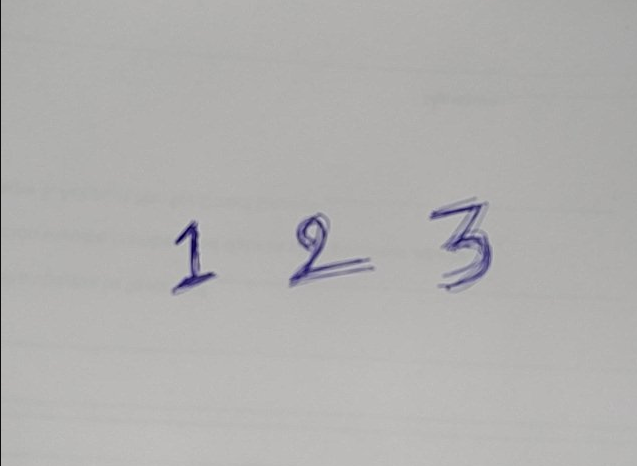
#> input picture Lecture5/image.png, 637 x 466 px
$ jupyter execute --allow-errors Digit_recognization.ipynb   (shell and % lines are left out)   (Python 2 division)
#> lines starting #> are read from the running program, lines starting #| are printed output that depends on the picture; after the words box and inside, x2 and y2 are one past the last pixel; in counts of white or black regions, pixels touching at a corner belong together
[cell 1]
import numpy as np
import cv2
import skimage.io as io
import matplotlib.pyplot as plt
import torch
import pandas as pd
from torch.autograd import Variable
import torch.nn.functional as F
from torch import nn

[cell 2]
im = io.imread('./image.png')
#> im is the input picture: shape (466, 637, 4); mean R, G, B, A 177.3, 176.4, 175.2, 255
print im.shape
#| (466, 637, 4)
num=np.array(im)
print im.shape
#| (466, 637, 4)

plt.imshow(im)

[cell 3]
img = cv2.GaussianBlur(im, (5, 5), 100)
gray = cv2.cvtColor(img, cv2.COLOR_BGR2GRAY)
#sv=cv2.cvtColor(img, cv2.COLOR_BGR2HSV)
plt.figure(0)
plt.imshow(img)

[cell 4]
th = 255 - cv2.adaptiveThreshold(gray, 255, cv2.ADAPTIVE_THRESH_GAUSSIAN_C, cv2.THRESH_BINARY, 11, 2)
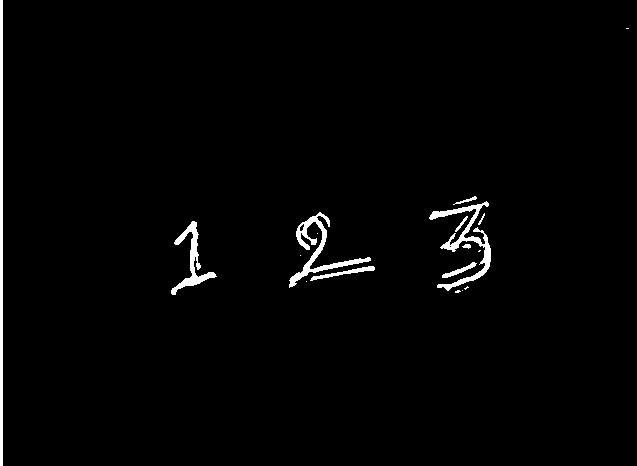
#> th: shape (466, 637); 1.7% white; 18 white regions (8 under 20 px), largest, box (x1, y1, x2, y2) and area: (0, 0, 3, 466) 1398, (429, 201, 491, 291) 1195, (289, 212, 371, 288) 1087
#plt.imshow(th, cmap='gray')

[cell 5]
kim = th.copy()
#plt.imshow(kim,cmap='gray')

[cell 6]
kernel = np.ones((3, 3)) / 9.0
print kernel

a = cv2.dilate(kim, kernel, iterations=1)
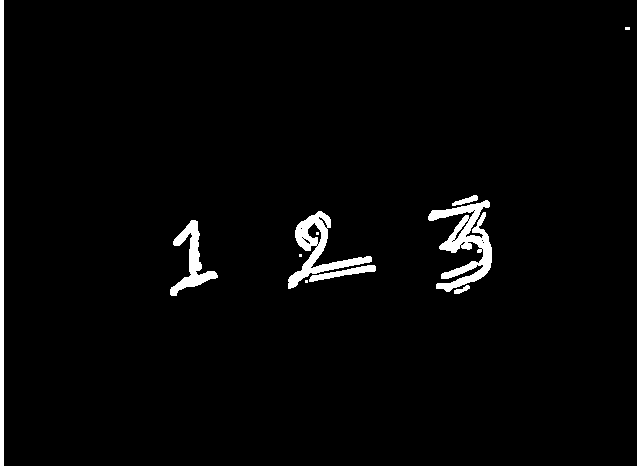
#> a: shape (466, 637); 2.6% white; 11 white regions (4 under 20 px), largest, box (x1, y1, x2, y2) and area: (428, 200, 492, 292) 2412, (0, 0, 4, 466) 1864, (288, 211, 372, 289) 1707
a = cv2.erode(a, kernel, iterations=1)
#> a: shape (466, 637); 1.7% white; 15 white regions (7 under 20 px), largest, box (x1, y1, x2, y2) and area: (0, 0, 3, 466) 1398, (429, 201, 491, 291) 1302, (289, 212, 371, 288) 1105
a = cv2.morphologyEx(a, cv2.MORPH_OPEN, kernel)
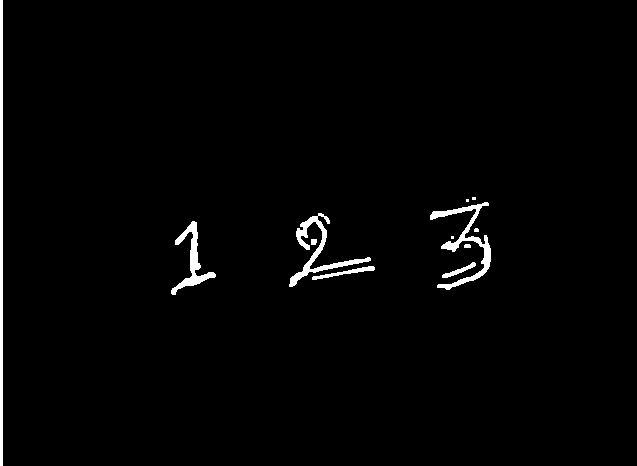
#> a: shape (466, 637); 1.6% white; 12 white regions (4 under 20 px)
a = cv2.morphologyEx(a, cv2.MORPH_CLOSE, kernel)

plt.imshow(a,cmap='gray')

[cell 7]
cnts, _= cv2.findContours(a, cv2.RETR_TREE, cv2.CHAIN_APPROX_SIMPLE)
#> cnts = 12 contours, 5 with area under 20; largest, box (x1, y1, x2, y2) and area: (0, 0, 3, 466) 930, (430, 202, 491, 290) 923, (289, 213, 371, 287) 838, (171, 221, 216, 295) 684, (312, 266, 375, 280) 173, (442, 262, 476, 278) 116, (311, 239, 317, 245) 24
cnts = sorted(cnts, key=lambda x: cv2.contourArea(x))
print len(cnts)
#| 12

zxzx = im[:, :, :3].copy()
cv2.drawContours(zxzx, cnts, -1, (0,255,0), 3)
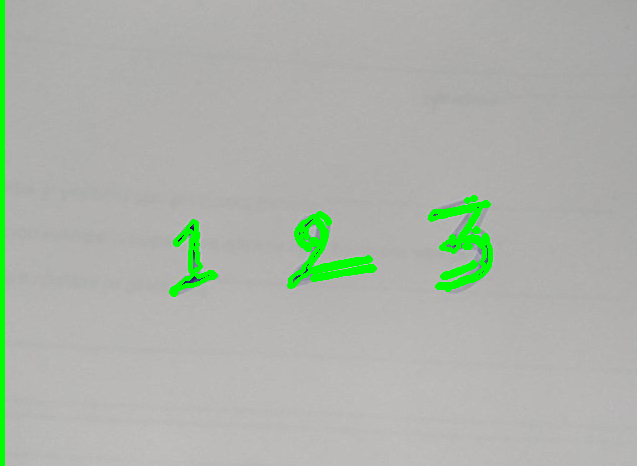
#> zxzx: shape (466, 637, 3); mean R, G, B 173.6, 180, 171.1

plt.imshow(zxzx)

[cell 8]
em = np.zeros(gray.shape + (3,), dtype=np.uint8)
print em.shape, em.mean()
#| (466, 637, 3) 0.0
#> em: shape (466, 637, 3); every value is 0
kk = 0

numar=[]
for ix in cnts:
    if cv2.contourArea(ix) > 500:
        print cv2.contourArea(ix), cv2.boundingRect(ix)
        x, y, w, h = cv2.boundingRect(ix)
        if np.abs(w-h) < 150:

            plt.figure(kk)
            section = gray[y:y+h, x:x+w]
            section = cv2.resize(section, (28,28))
            plt.imshow(section, cmap='gray')
            numar.append(section)
#             plt.savefig()
#             book+=1
            print section.shape
            kk += 1
            cv2.drawContours(em, [ix], -1, (0, 255, 0), 3)
#> this loop made 12 passes
#> (ix, x, y, w, h) on pass 12: ([[0, 0], [0, 465], [2, 465], [2, 0]], 0, 0, 3, 466)
#> (x, y, w, h) on passes 9 to 11: (171, 221, 45, 74), (289, 213, 82, 74), (430, 202, 61, 88)
#| 683.5 (171, 221, 45, 74)
#| (28, 28)
#| 838.0 (289, 213, 82, 74)
#| (28, 28)
#| 923.0 (430, 202, 61, 88)
#| (28, 28)
#| 930.0 (0, 0, 3, 466)
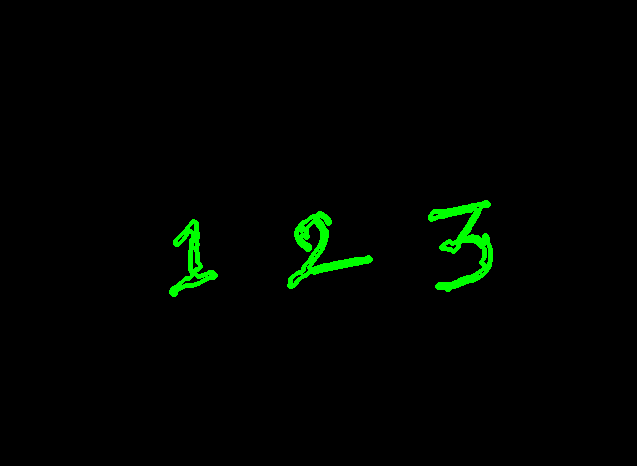
#> em: shape (466, 637, 3); mean of channels 0, 1, 2 0, 4.2, 0; drawn as R, G, B
#> after the loop, kk = 3; numar = 3 items

# plt.imshow(em)
# .
# 192221779
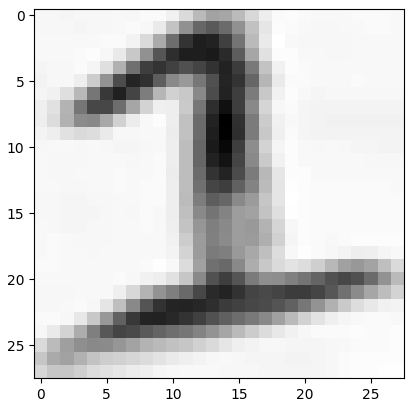
#> figure drawn by matplotlib, 1 panel
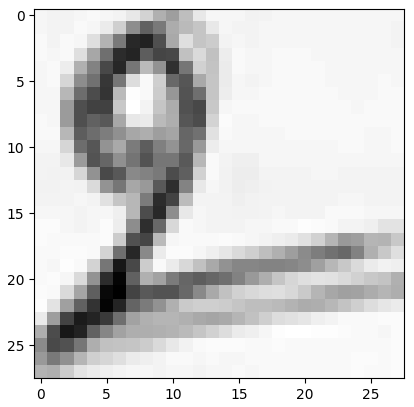
#> figure drawn by matplotlib, 1 panel
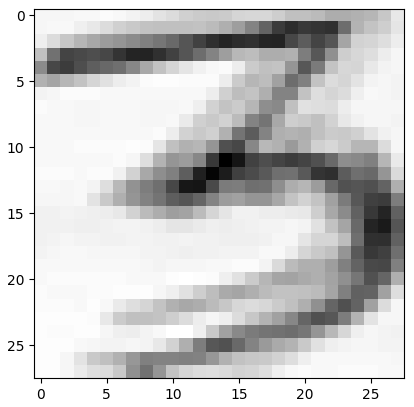
#> figure drawn by matplotlib, 1 panel

[cell 9]
numar


for i,ix in zip(range(len(numar)),numar):
    plt.figure(i)
    plt.imshow(ix.reshape((28,28)),cmap='gray')
    plt.show()
#> this loop made 3 passes

numar=np.asarray(numar)
#> (the rest of this cell did not finish here and is left out)
